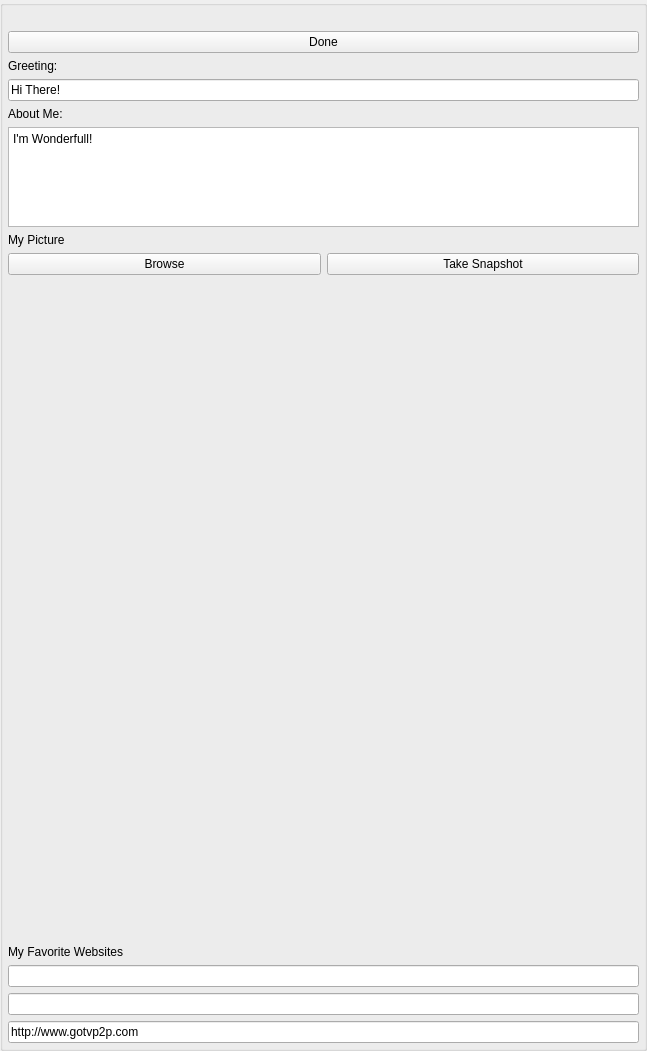
<?xml version="1.0" encoding="UTF-8"?>
<ui version="4.0">
 <class>EditProfileDialog</class>
 <widget class="QWidget" name="EditProfileDialog">
  <property name="geometry">
   <rect>
    <x>0</x>
    <y>0</y>
    <width>647</width>
    <height>1051</height>
   </rect>
  </property>
  <property name="windowTitle">
   <string>Edit Profile</string>
  </property>
  <property name="styleSheet">
   <string notr="true"/>
  </property>
  <layout class="QVBoxLayout" name="verticalLayout">
   <property name="spacing">
    <number>0</number>
   </property>
   <property name="leftMargin">
    <number>0</number>
   </property>
   <property name="topMargin">
    <number>0</number>
   </property>
   <property name="rightMargin">
    <number>0</number>
   </property>
   <property name="bottomMargin">
    <number>0</number>
   </property>
   <item>
    <widget class="QGroupBox" name="DialogItemsGroupBox">
     <layout class="QVBoxLayout" name="DialogItemsGroupBox_3">
      <property name="spacing">
       <number>6</number>
      </property>
      <property name="leftMargin">
       <number>5</number>
      </property>
      <property name="topMargin">
       <number>5</number>
      </property>
      <property name="rightMargin">
       <number>5</number>
      </property>
      <property name="bottomMargin">
       <number>5</number>
      </property>
      <item>
       <widget class="QLabel" name="m_StatusLabel">
        <property name="enabled">
         <bool>true</bool>
        </property>
        <property name="text">
         <string notr="true"/>
        </property>
       </widget>
      </item>
      <item>
       <widget class="QPushButton" name="m_DoneButton">
        <property name="text">
         <string>Done</string>
        </property>
       </widget>
      </item>
      <item>
       <widget class="QLabel" name="m_GreetingLabel">
        <property name="text">
         <string>Greeting:</string>
        </property>
       </widget>
      </item>
      <item>
       <widget class="QLineEdit" name="greetingEdit">
        <property name="text">
         <string>Hi There!</string>
        </property>
       </widget>
      </item>
      <item>
       <widget class="QLabel" name="aboutMeLabel">
        <property name="text">
         <string>About Me:</string>
        </property>
       </widget>
      </item>
      <item>
       <widget class="QPlainTextEdit" name="aboutMeEdit">
        <property name="sizePolicy">
         <sizepolicy hsizetype="Expanding" vsizetype="Expanding">
          <horstretch>0</horstretch>
          <verstretch>0</verstretch>
         </sizepolicy>
        </property>
        <property name="maximumSize">
         <size>
          <width>16777215</width>
          <height>100</height>
         </size>
        </property>
        <property name="plainText">
         <string>I'm Wonderfull!</string>
        </property>
       </widget>
      </item>
      <item>
       <widget class="QLabel" name="pictureOfMeLabel">
        <property name="text">
         <string>My Picture</string>
        </property>
       </widget>
      </item>
      <item>
       <layout class="QHBoxLayout" name="horizontalLayout_2">
        <item>
         <widget class="QPushButton" name="browsePictureButton">
          <property name="text">
           <string>Browse</string>
          </property>
         </widget>
        </item>
        <item>
         <widget class="QPushButton" name="takeSnapshotButton">
          <property name="text">
           <string>Take Snapshot</string>
          </property>
         </widget>
        </item>
       </layout>
      </item>
      <item>
       <widget class="QLabel" name="pictureOfMeFrame">
        <property name="sizePolicy">
         <sizepolicy hsizetype="Expanding" vsizetype="Expanding">
          <horstretch>0</horstretch>
          <verstretch>0</verstretch>
         </sizepolicy>
        </property>
       </widget>
      </item>
      <item>
       <widget class="QLabel" name="favoriteWebsitesLabel">
        <property name="text">
         <string>My Favorite Websites</string>
        </property>
       </widget>
      </item>
      <item>
       <widget class="QLineEdit" name="favoriteWebsite1Edit"/>
      </item>
      <item>
       <widget class="QLineEdit" name="favoriteWebsite2Edit"/>
      </item>
      <item>
       <widget class="QLineEdit" name="favoriteWebsite3Edit">
        <property name="text">
         <string>http://www.gotvp2p.com</string>
        </property>
       </widget>
      </item>
     </layout>
    </widget>
   </item>
  </layout>
 </widget>
 <resources>
  <include location="../gotvcommon.qrc"/>
 </resources>
 <connections/>
</ui>
